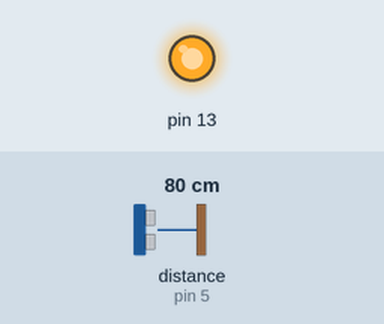
Simulated run of this sketch. Board: Arduino Uno, built with avr-gcc and run on an emulated ATmega328P. Shown: output pins drawn as LEDs (lit = HIGH). Wiring (inferred from the names in the program): ultrasonic range finder: trigger pin 6; echo pin 5. The test bench sets the inputs (shaded band); at power-on: distance to the obstacle (sensor on pin 5) 80 cm. The echo pulse lasts 58.3 µs per cm; pins used as bus, display or sensor lines are not drawn; what the sketch prints to the serial monitor is not drawn.

Above: at 1.2 s.
1.3 s: distance to the obstacle (sensor on pin 5) set to 120 cm
4.3 s: distance to the obstacle (sensor on pin 5) set to 2 cm
Timing chart, 0 to 7.3 s (numbered marks = the images above; inputs shaded):
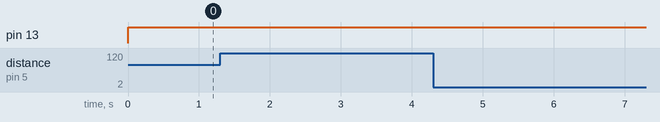

The sketch:

UltraSonic_test.ino
```cpp
void setup() {
  // put your setup code here, to run once:
  pinMode(13,OUTPUT);
  Serial.begin(9600);
  pinMode(5,INPUT); //echopin
  pinMode(6,OUTPUT); //trigpin
}

void loop() {
  // put your main code here, to run repeatedly:
  digitalWrite(13,HIGH);
  digitalWrite(6,0);
  delayMicroseconds(3);
  digitalWrite(6,1);
  delayMicroseconds(3);
  digitalWrite(6,0);

  int b=pulseIn(5,HIGH);
  int y=((.033*b)/2);
  Serial.print("Left : ");
  Serial.println(y);
}
```

Measured:
- after the input at 1.3 s, every drawn part: stays the same
- after the input at 4.3 s, every drawn part: stays the same
